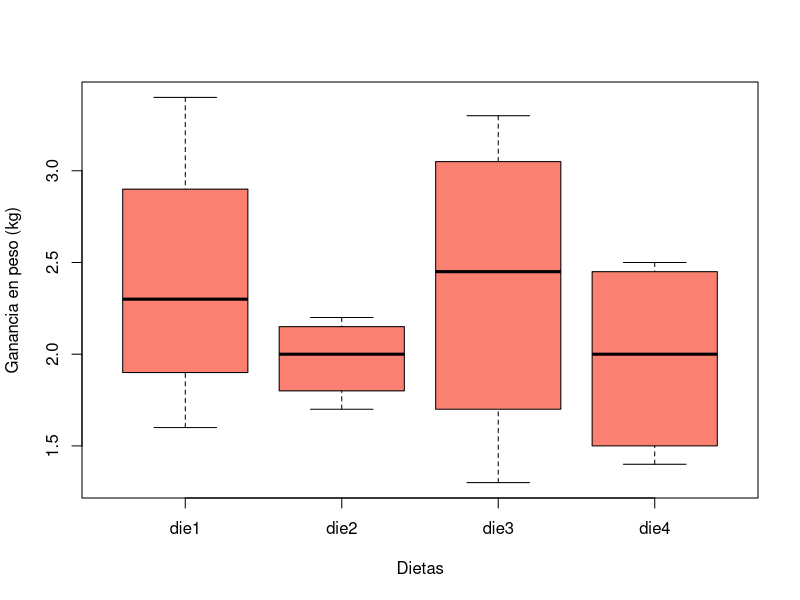

R code for this plot: (Note: this script raises an error after producing the figure.)
# VAGM
# ANOVA
# 18/05/2023
# Experimento ganancia en el peso basado en diferentes dietas 
# Niveles de factor: 4
die1 <- c(2.4, 2.2, 3.4, 1.6)
die2 <- c(2.2, 1.9, 1.7, 2.1)
die3 <- c (3.3, 1.3, 2.8, 2.1)
die4 <- c(1.6, 2.5, 1.4, 2.4)
GP <- c(2.4, 2.2, 3.4, 1.6, 2.2, 1.9, 1.7, 2.1, 3.3, 1.3, 2.8, 2.1, 1.6, 2.5, 1.4, 2.4)
trat <- gl(4,4,16, labels = c("die1", "die2", "die3", "die4"))
bloque <- gl (4,4,16, labels = c("bajo", "Normal", "SP", "OB"))


Dietas <- data.frame(trat, GP, bloque)
boxplot(Dietas$GP ~ Dietas$trat, col="salmon",
        xlab = "Dietas",
        ylab = "Ganancia en peso (kg)")
tapply(Dietas$GP, Dietas$trat, var)
fligner.test(Dietas$GP, Dietas$trat)
bartlett.test(Dietas$GP, Dietas$trat)


diet.aov <- aov(Dietas$GP ~ Dietas$trat)
summary(diet.aov)

write.table(Dietas, "C:/R_Vianey/D_experimental/Scripts/Dietas.csv" , 
            sep = ",")

